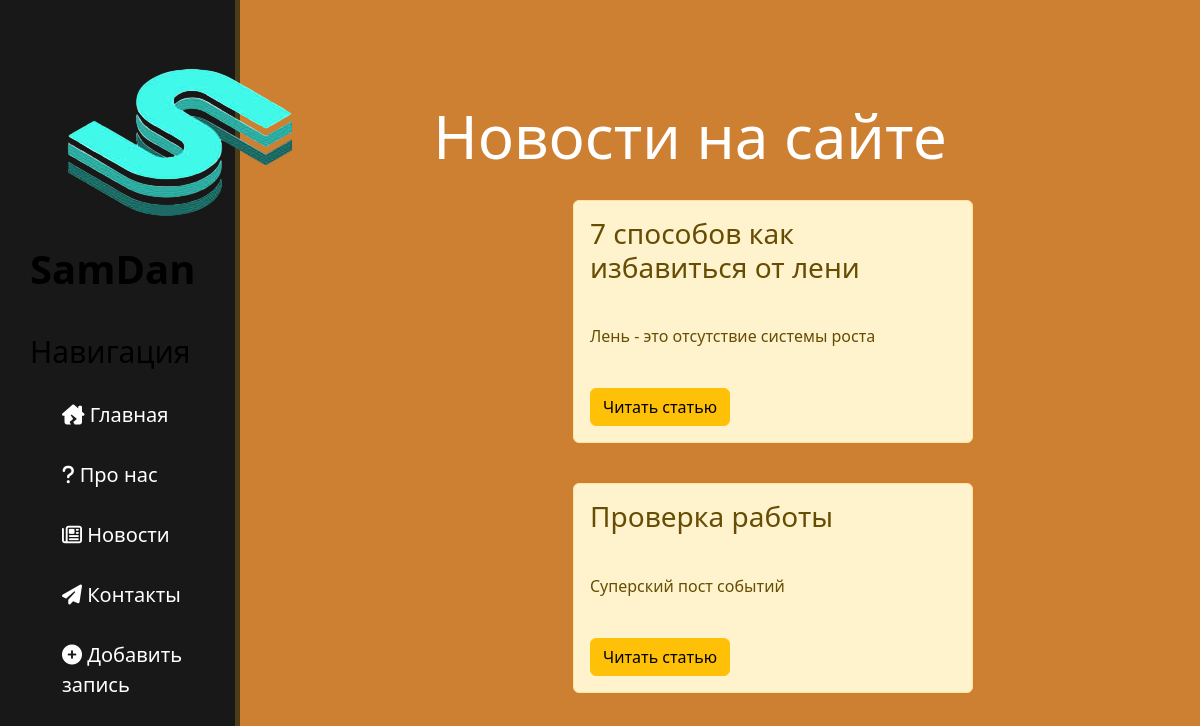
The page /new/ on the database its author committed.
### new/models.py (models this page shows, shortened)
class Articles(models.Model):
    title = models.CharField('Название', max_length=50)
    anons = models.CharField('Анонс', max_length=250)
    full_text = models.TextField('Статья')
    date = models.DateTimeField('Дата публикации')
    class Meta:
        verbose_name = 'Новость'
        verbose_name_plural = 'Новости'

### new/views.py (the view)
# urls.py: path('', views.new_home, name='new_home'),
def new_home(request):
    new = Articles.objects.order_by('-date')
    return render(request, 'new/new_home.html', {'new' : new})

### new/templates/new/new_home.html (shortened to what this page needs)
{% extends 'main/layout.html' %}
{% block content %}
    <div class="features">
        <h1>Новости на сайте</h1>
        {% if new %}
        {% for el in new %}
            <div class="alert alert-warning">
                <h3>{{ el.title }}</h3>
                <p>{{ el.anons }}</p>
                <a href="{% url 'new-detail' el.id %}" class="btn btn-warning"> Читать статью </a>
            </div>
        {% endfor %}
        {% else %}
            <p>У вас нет записей!</p>
        {% endif %}
    </div>
{% endblock %}

### main/templates/main/layout.html (shortened to what this page needs)
{% load static %}
<!doctype html>
<html lang="ru">
<head>
    <link rel="stylesheet" href="https://cdn.jsdelivr.net/npm/bootstrap@5.3.3/dist/css/bootstrap.min.css">
    <link rel="stylesheet" href="{% static 'main/css/main.css' %}">
    <link rel="stylesheet" href="https://use.fontawesome.com/releases/v6.5.2/css/all.css">
</head>
<body>
    <aside>
        <img src ="{%static 'main/img/logo1.png' %}" alt="Лого">
        <span class="logo">SamDan</span>
        <h3>Навигация</h3>
        <ul>
            <a href="{% url 'home' %}"><li><i class="fa-solid fa-house-chimney-crack"></i> Главная </li></a>
            <a href="{% url 'about' %}"><li><i class="fa-solid fa-question"></i> Про нас </li></a>
            <a href="{% url 'new_home' %}"><li><i class="fa-regular fa-newspaper"></i> Новости </li></a>
            <a href=""><li><i class="fa-solid fa-paper-plane"></i> Контакты </li></a>
            <a href="{% url 'create' %}"><li><i class="fas fa-plus-circle"></i> Добавить запись </button></li></a>
        </ul>
    </aside>
    <main>
    {% block content %}
    {% endblock %}
    </main>
</body>
</html>

### main/static/main/css/main.css (style rules this page uses)
body { background: #cd7f32; }
aside { float: left; background: #181818; width: 20%; padding: 2.5%; height: 100vh; color: #000000; border-right: 5px solid #4c3c18; }
aside img { width: 80 px; float: left; }
aside .logo { font-size: 40px; font-weight: bold; position: relative; top: -5px }
aside h3 { margin-top: 30px; font-size: 30px; }
aside ul { list-style: none }
aside ul li { color: #fff; display: block; margin-top: 30px; font-size: 20px; transition: all .6s ease; }
main .features { float: left; color: #fff; margin-top: 100px; text-align: center; width: 75%; }
main .features h1 { font-size: 60px; }
main .features p { max-width: 400px; margin: 40px auto }
.alert-warning { float: left; clear: both; width: 400px; margin: 20px 37%; text-align: left; }

### main/templates/main/layout.html (style rules this page uses)
a { text-decoration: none; }

### rows shown on the page
Articles: title "7 способов как избавиться от лени", anons "Лень - это отсутствие системы роста"
Articles: title "Проверка работы", anons "Суперский пост событий"
